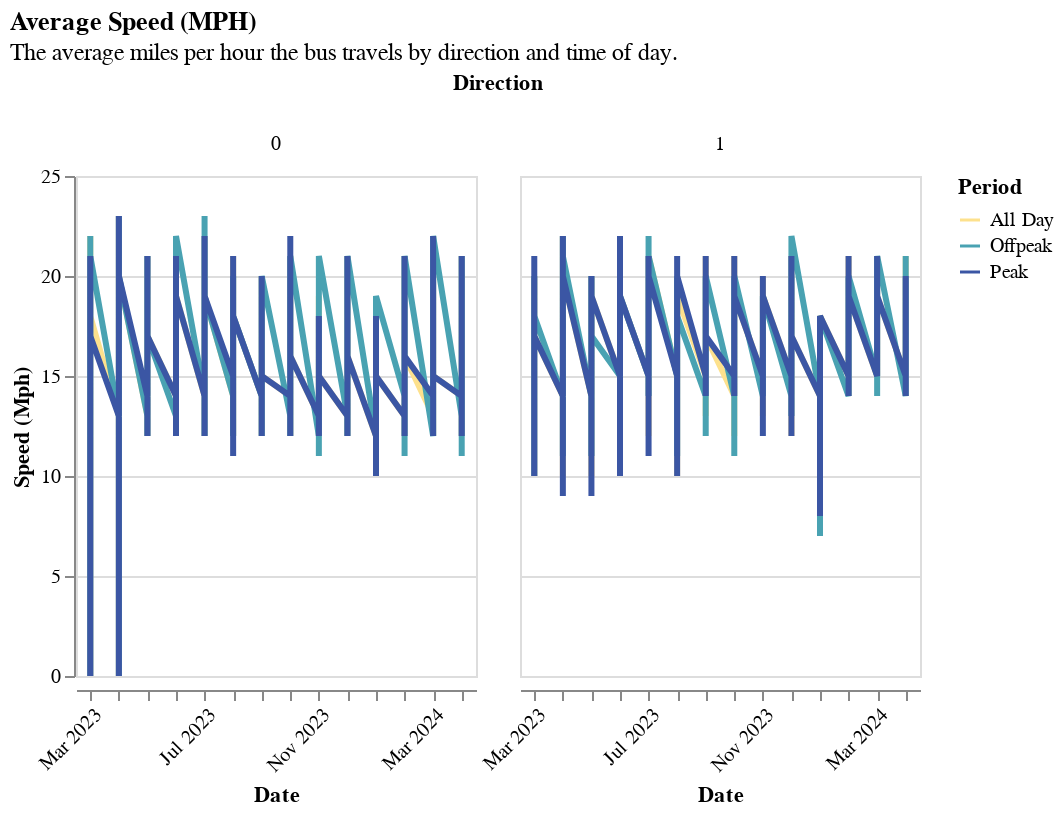

Notebook code cell kept with this figure:
### Code cell
speed_graph.transform_calculate(
    x=f'datum[{xcol_param.name}]'
).add_params(
    xcol_param
)

### Figure 1 — Vega-Lite specification as saved in the notebook (floating-point values rounded to 4 significant figures; data arrays with more than 128 entries replaced by an {"elided": "..."} marker saying what was removed)
{"config": {"view": {"continuousWidth": 300, "continuousHeight": 300}}, "data": {"name": "data-b217b64975926ebc8b4e9288cf88e9fe"}, "facet": {"column": {"field": "Direction", "title": "Direction", "type": "nominal"}}, "spec": {"mark": {"type": "line", "size": 3}, "encoding": {"color": {"field": "Period", "scale": {"range": ["#fde18d", "#49a2b2", "#3b56a4"]}, "title": "Period", "type": "nominal"}, "tooltip": [{"field": "Route", "type": "nominal"}, {"field": "Direction", "type": "quantitative"}, {"field": "Period", "type": "nominal"}, {"field": "Speed (MPH)_str", "type": "nominal"}], "x": {"axis": {"format": "%b %Y", "labelAngle": -45}, "field": "Date", "timeUnit": "yearmonthdate", "title": "Date", "type": "ordinal"}, "y": {"field": "Speed (MPH)", "scale": {"domain": [0, 25.0]}, "title": "Speed (Mph)", "type": "quantitative"}}, "height": 250, "width": 200}, "params": [{"name": "param_1", "bind": {"input": "select", "options": ["1 FTC/Fairfield Walmart", "2 Solano Town Center/Fairfield Vacaville Train Station", "3 FTC/Solano Town Center/Fairfield Walmart", "4 Smart & Final/Travis Air Force Base", "6 Solano Town Center/East Tabor & Sunset", "7 FTC/Solano College/Cordelia Library", "8 Cordelia Library/Oakbrook Dr", "8T Cordelia School Tripper"], "name": "Route: "}, "value": "1 FTC/Fairfield Walmart"}], "title": {"text": ["Average Speed (MPH)"], "subtitle": ["The average miles per hour the bus travels by direction and time of day."]}, "transform": [{"calculate": "datum[param_1]", "as": "x"}], "$schema": "https://vega.github.io/schema/vega-lite/v5.14.1.json", "datasets": {"data-b217b64975926ebc8b4e9288cf88e9fe": {"elided": "476 records"}}}
